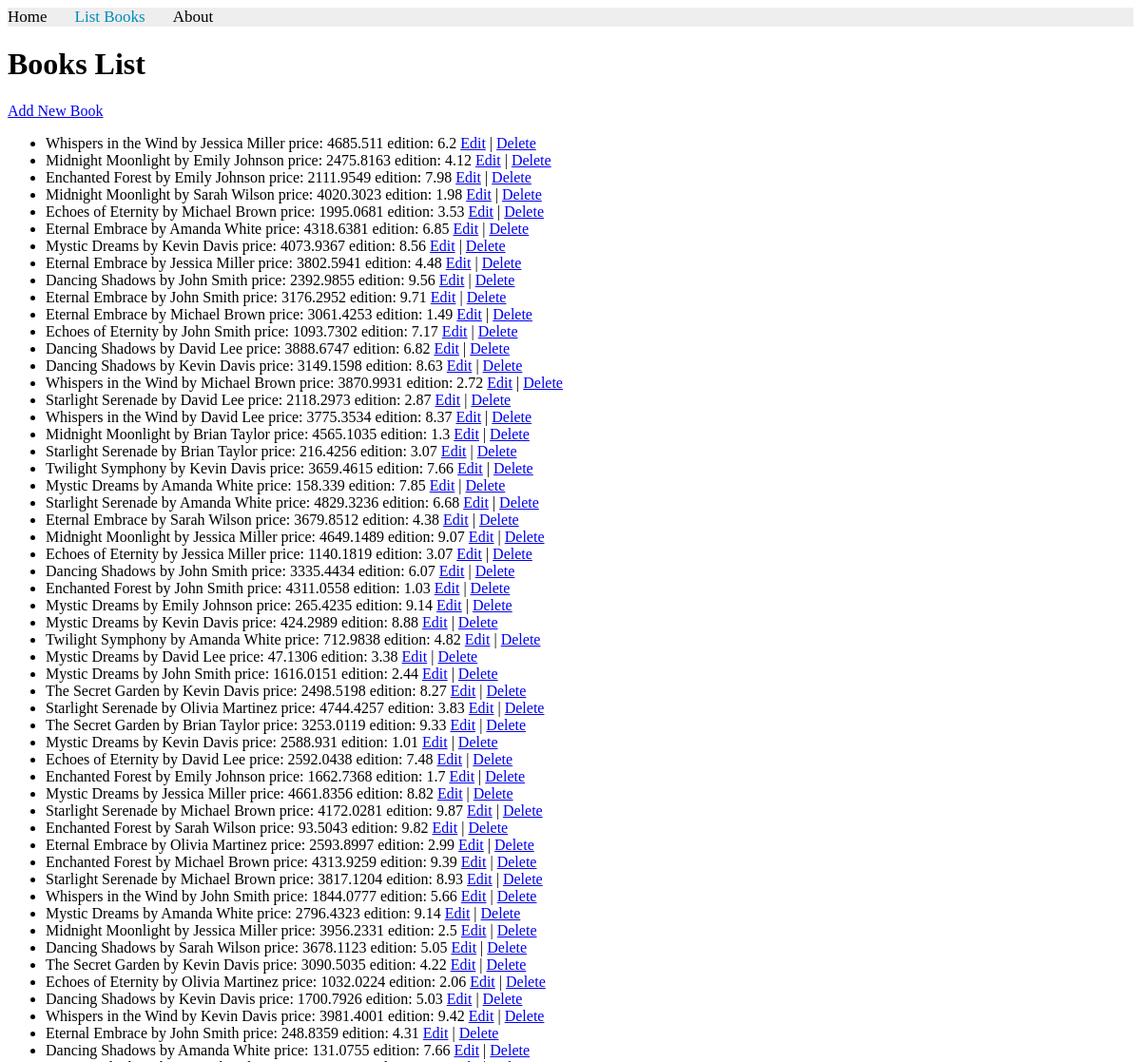
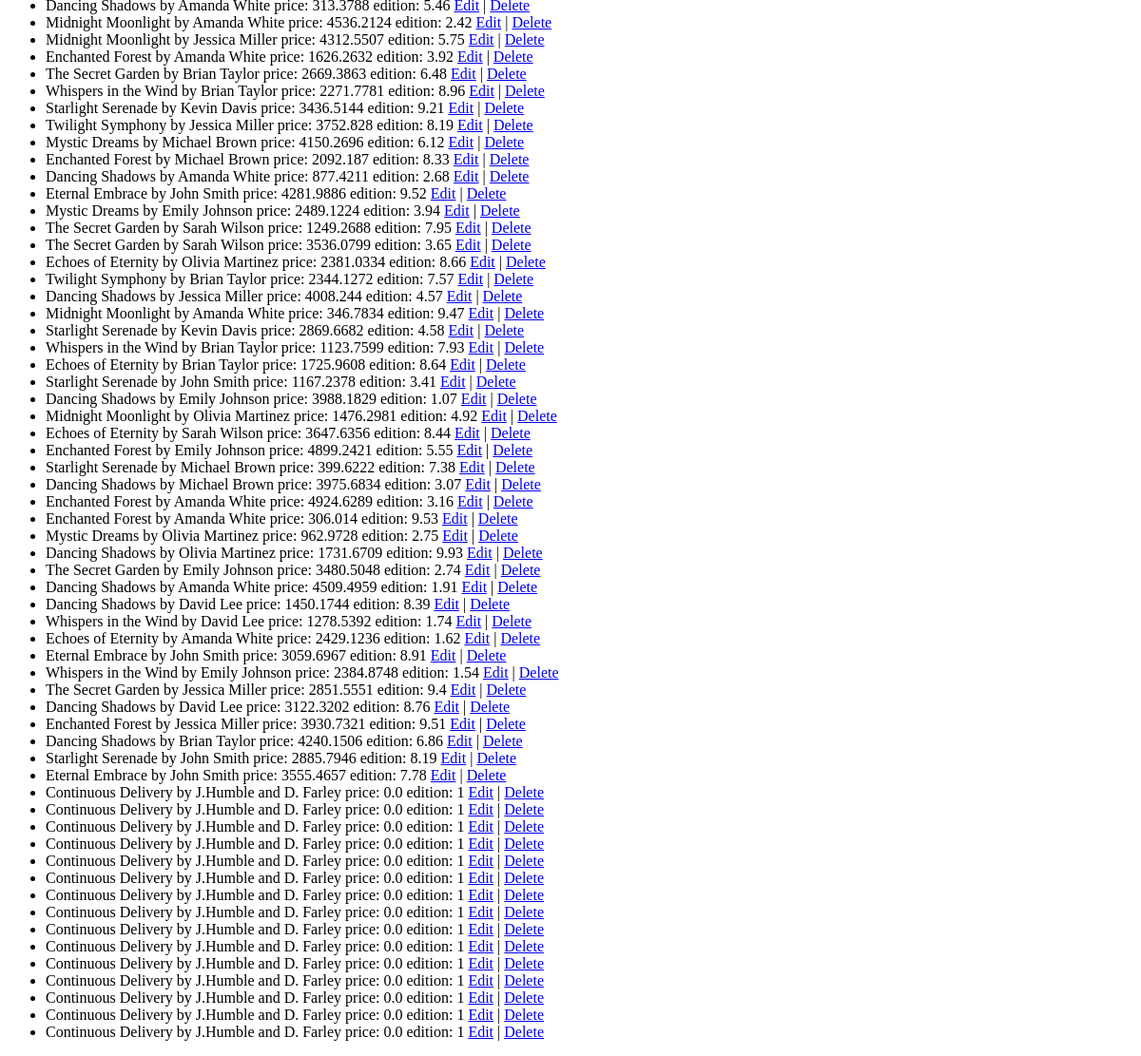
The page /books/list_books/ on the database as committed earlier (2 pictures, top to bottom).
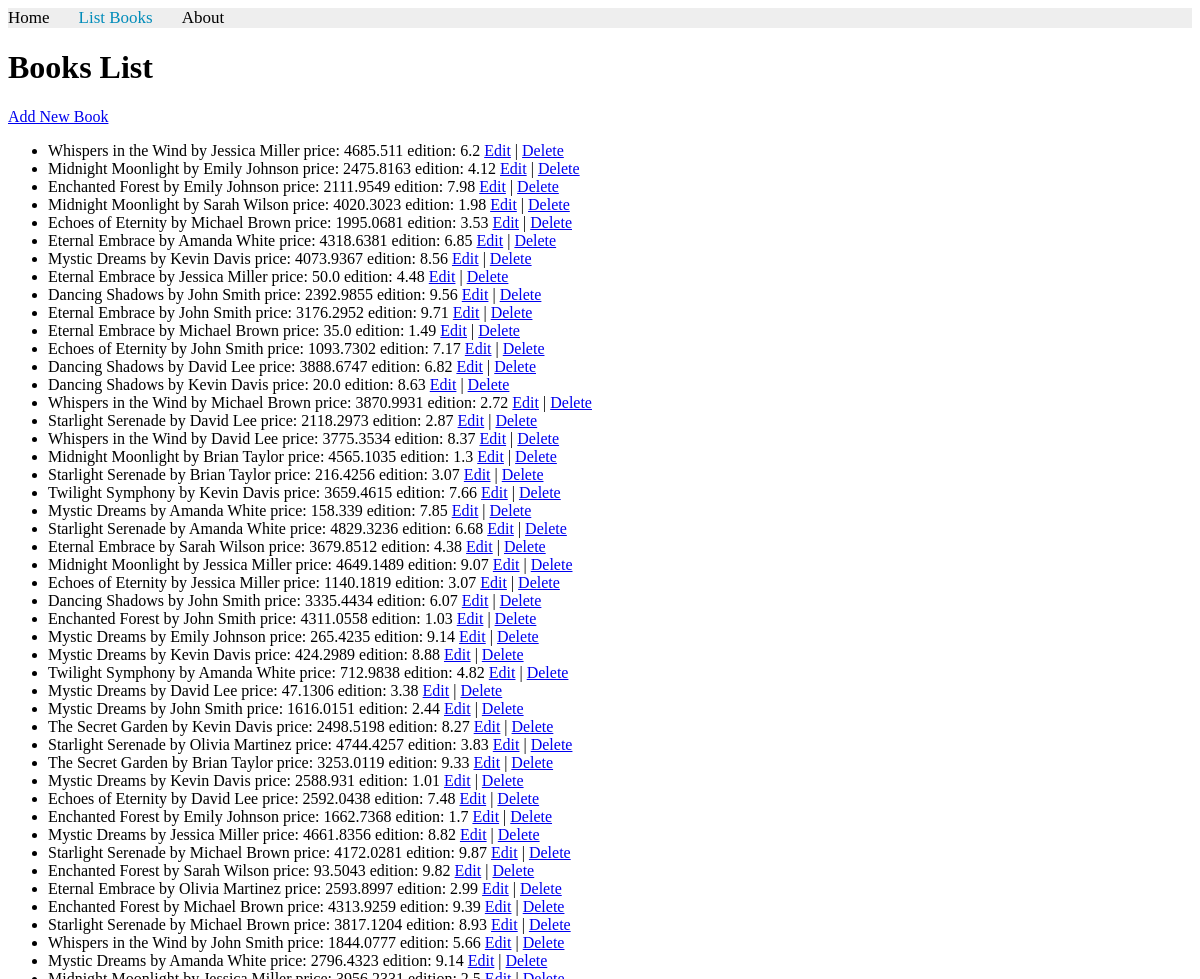
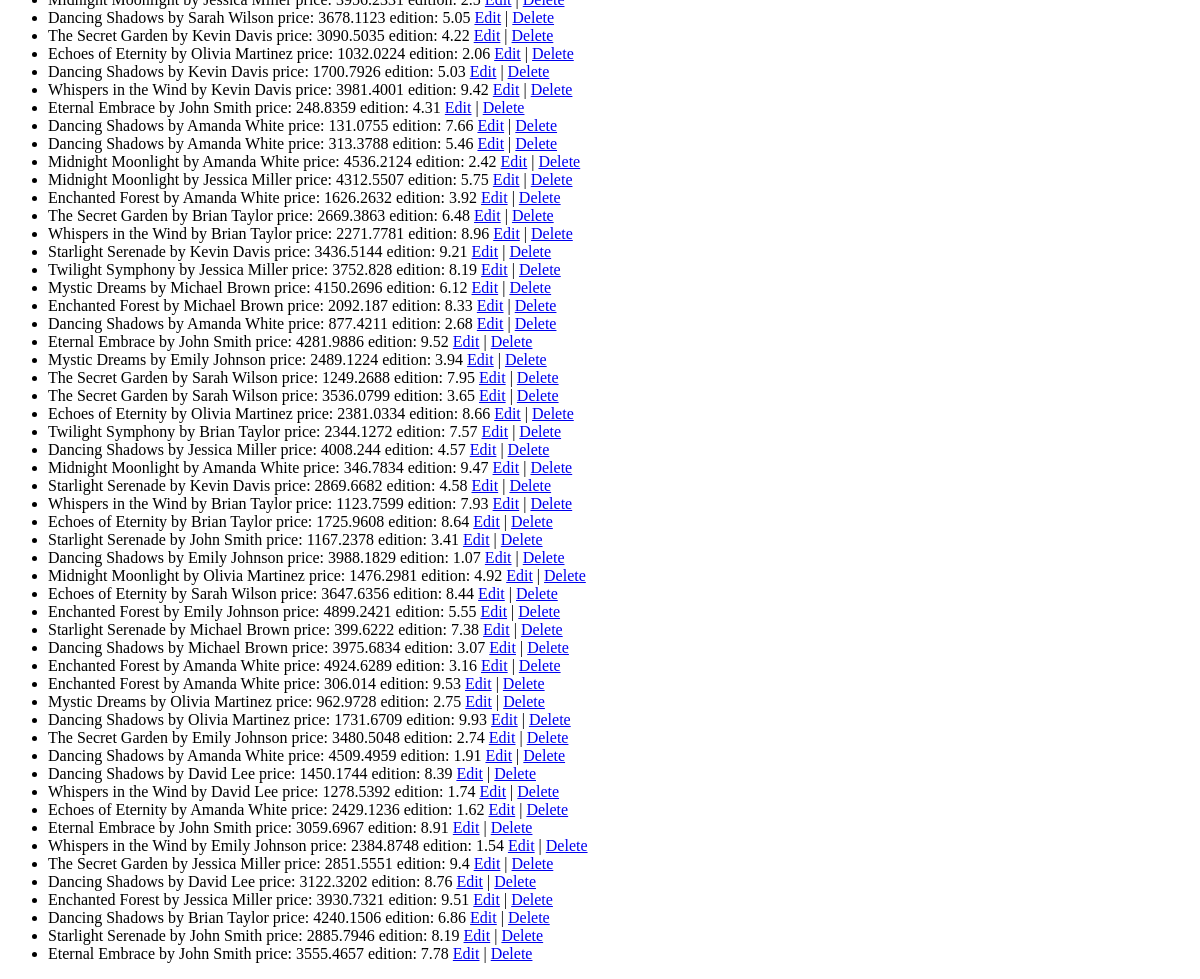
The same page on the database as committed later (2 pictures, top to bottom).
### apps/bookmodule/models.py (models this page shows)
class Book(models.Model):
    title = models.CharField(max_length = 50)
    author = models.CharField(max_length = 50)
    price = models.FloatField(default = 0.0)
    edition = models.SmallIntegerField(default = 1)

### apps/bookmodule/views.py (the view)
# urls.py: path('list_books/', views.list_books, name= "books.list_books"),
def list_books(request):
    books = Book.objects.all()
    return render(request, 'bookmodule/listbooks.html', {'books': books})

### apps/templates/bookmodule/listbooks.html (shortened to what this page needs)
{% extends "bookmodule/layouts/base.html" %}
{% load static %}
{% block content %}
<h1>Books List</h1>
    <a href="{% url 'add_book' %}">Add New Book</a>
    <ul>
        {% for book in books %}
            <li>
                {{ book.title }} by {{ book.author }} price: {{ book.price }} edition: {{book.edition}}
                <a href="{% url 'edit_book' book.id %}">Edit</a> |
                <a href="{% url 'delete_book' book.id %}">Delete</a>
            </li>
        {% empty %}
            <li>No books available.</li>
        {% endfor %}
    </ul>
{% endblock content %}

Rows that differ between the two databases and show on the page:
removed Book: title "Continuous Delivery", author "J.Humble and D. Farley", price "0.0", edition "1"
removed Book: title "Continuous Delivery", author "J.Humble and D. Farley", price "0.0", edition "1"
removed Book: title "Continuous Delivery", author "J.Humble and D. Farley", price "0.0", edition "1"
removed Book: title "Continuous Delivery", author "J.Humble and D. Farley", price "0.0", edition "1"
removed Book: title "Continuous Delivery", author "J.Humble and D. Farley", price "0.0", edition "1"
removed Book: title "Continuous Delivery", author "J.Humble and D. Farley", price "0.0", edition "1"
removed Book: title "Continuous Delivery", author "J.Humble and D. Farley", price "0.0", edition "1"
removed Book: title "Continuous Delivery", author "J.Humble and D. Farley", price "0.0", edition "1"
removed Book: title "Continuous Delivery", author "J.Humble and D. Farley", price "0.0", edition "1"
removed Book: title "Continuous Delivery", author "J.Humble and D. Farley", price "0.0", edition "1"
removed Book: title "Continuous Delivery", author "J.Humble and D. Farley", price "0.0", edition "1"
removed Book: title "Continuous Delivery", author "J.Humble and D. Farley", price "0.0", edition "1"
removed Book: title "Continuous Delivery", author "J.Humble and D. Farley", price "0.0", edition "1"
removed Book: title "Continuous Delivery", author "J.Humble and D. Farley", price "0.0", edition "1"
removed Book: title "Continuous Delivery", author "J.Humble and D. Farley", price "0.0", edition "1"
changed Book (number 8 of 100 on the later page): price "3802.5941" → "50.0"
changed Book (number 11 of 100 on the later page): price "3061.4253" → "35.0"
changed Book (number 14 of 100 on the later page): price "3149.1598" → "20.0"
